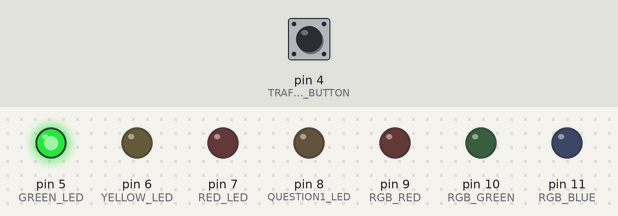
This sketch was run on a simulated Arduino Uno, built with avr-gcc and run on an emulated ATmega328P. Parts: output pins drawn as LEDs (lit = HIGH). The inputs (shaded band) are chosen by the test bench; at power-on: pin 4 (TRAFFIC_BUTTON) HIGH.

Above: at 1.2 s.
1.3 s: pin 4 (TRAFFIC_BUTTON) pulled LOW for 0.15 s
At 2.0 s:
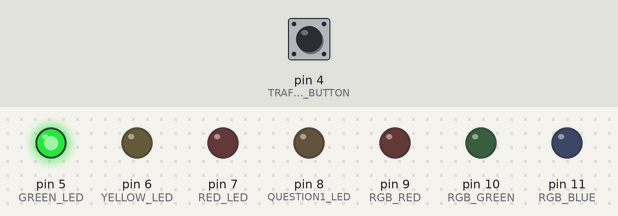
4.4 s: pin 4 (TRAFFIC_BUTTON) pulled LOW for 1 s
11.4 s: pin 4 (TRAFFIC_BUTTON) pulled LOW for 0.15 s
At 11.53 s:
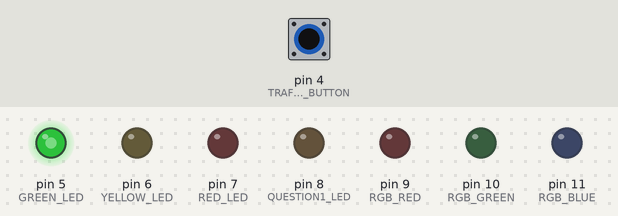
13.0 s: pin 4 (TRAFFIC_BUTTON) pulled LOW for 3.2 s
At 17.1 s:
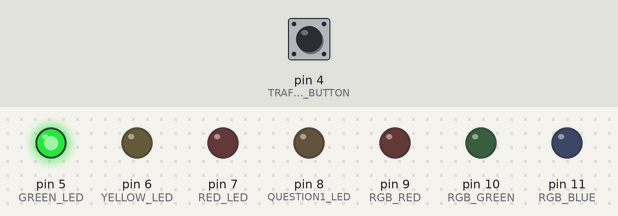
Timing chart, 0 to 18.6 s (numbered marks = the images above; inputs shaded):
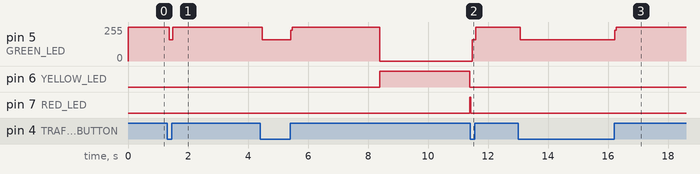

Measured:
- after the input at 1.3 s, pin 5 (GREEN_LED): 255/255 → 159/255 after 0.07 s, → 255/255 0.12 s later; pin 6 (YELLOW_LED): stays LOW (without the input it goes to HIGH after 1.7 s)
- after the input at 11.4 s, pin 5 (GREEN_LED): 0/255 → 159/255 after 0.07 s, → 255/255 0.12 s later; pin 7 (RED_LED): HIGH → LOW at once
- after the input at 13.0 s, pin 5 (GREEN_LED): 255/255 → 159/255 after 0.07 s, → 255/255 3.2 s later; pin 6 (YELLOW_LED): stays LOW (without the input it goes to HIGH after 1.6 s); pin 7 (RED_LED): stays LOW (without the input it goes to HIGH after 4.6 s)

The sketch:

Full_Task_1.ino
```cpp
/*
  ============================================================
              ARDUINO BASICS - WEEK #01
              Arduino Uno R3
  ============================================================

  QUESTION 1:
  Control an LED using two push buttons.

      Button 1 -> Turn LED ON
      Button 2 -> Turn LED OFF

  Hardware:
      ON button  = 100k pull-down resistor
      OFF button = 100k pull-up resistor

  NO software INPUT_PULLUP is used for Task 1.


  QUESTION 2:
  Traffic light using 3 LEDs.

      Green  -> 3 seconds
      Yellow -> 3 seconds
      Red    -> 3 seconds
      Repeat

  Hardware:
      Traffic button = 100k pull-up resistor

  BONUS:
  Pressing the button at any moment resets the traffic light
  back to GREEN and starts a new 3-second cycle.

  QUESTION 2 uses millis(), NOT delay().


  QUESTION 3:
  Traffic light using one RGB LED.

      Green  -> 3 seconds
      Yellow -> 3 seconds
      Red    -> 3 seconds
      Repeat

  A function with 3 parameters is used to control
  the RGB LED.


  ============================================================
*/


// ============================================================
// SELECT THE QUESTION
// ============================================================
//
// 1 = Task 1
// 2 = Task 2 + Bonus
// 3 = Task 3
//

#define CURRENT_QUESTION 2


// ============================================================
// QUESTION 1
// LED CONTROL USING TWO BUTTONS
// ============================================================

// LED connected to digital pin 8.
const byte QUESTION1_LED = 8;

// ON button connected to digital pin 2.
// Hardware pull-down resistor.
//
// Released = LOW
// Pressed  = HIGH
//
const byte BUTTON_ON = 2;

// OFF button connected to digital pin 3.
// Hardware pull-up resistor.
//
// Released = HIGH
// Pressed  = LOW
//
const byte BUTTON_OFF = 3;


// ------------------------------------------------------------
// Task 1 button states
// ------------------------------------------------------------

// Previous ON button state.
byte lastOnButtonState = LOW;

// Previous OFF button state.
byte lastOffButtonState = HIGH;


// ------------------------------------------------------------
// Task 1 debounce
// ------------------------------------------------------------

// Time when the ON button last changed.
unsigned long onLastChangeTime = 0;

// Time when the OFF button last changed.
unsigned long offLastChangeTime = 0;

// Debounce time.
const unsigned long debounceTime = 30;


// ============================================================
// QUESTION 2
// THREE-LED TRAFFIC LIGHT
// ============================================================

// Green LED connected to digital pin 5.
const byte GREEN_LED = 5;

// Yellow LED connected to digital pin 6.
const byte YELLOW_LED = 6;

// Red LED connected to digital pin 7.
const byte RED_LED = 7;

// Traffic-light reset button connected to digital pin 4.
const byte TRAFFIC_BUTTON = 4;


// ============================================================
// QUESTION 2
// TRAFFIC LIGHT STATES
// ============================================================

// 0 = Green
// 1 = Yellow
// 2 = Red
byte trafficState = 0;


// ============================================================
// QUESTION 2
// MILLIS TIMING
// ============================================================

// Time when the current traffic-light state started.
unsigned long previousMillis = 0;

// Each traffic-light color stays ON for 3 seconds.
const unsigned long trafficInterval = 3000;


// ------------------------------------------------------------
// Task 2 button states
// ------------------------------------------------------------

// Previous traffic button state.
//
// Pull-up resistor:
// Released = HIGH
//
byte lastTrafficButtonState = HIGH;

// Time when the traffic button last changed.
unsigned long trafficLastChangeTime = 0;


// ============================================================
// QUESTION 3
// RGB LED
// ============================================================

// RGB Red pin.
const byte RGB_RED = 9;

// RGB Green pin.
const byte RGB_GREEN = 10;

// RGB Blue pin.
const byte RGB_BLUE = 11;


// ============================================================
// QUESTION 3
// RGB COLOR VARIABLES
// ============================================================
//
// Common-cathode RGB LED:
//
// HIGH = ON
// LOW  = OFF
//

// GREEN
const byte GREEN_R = LOW;
const byte GREEN_G = HIGH;
const byte GREEN_B = LOW;

// YELLOW
const byte YELLOW_R = HIGH;
const byte YELLOW_G = HIGH;
const byte YELLOW_B = LOW;

// RED
const byte RED_R = HIGH;
const byte RED_G = LOW;
const byte RED_B = LOW;


// ============================================================
// SETUP
// ============================================================

void setup()
{
  // ==========================================================
  // QUESTION 1 SETUP
  // ==========================================================

  // Configure the LED as an output.
  pinMode(QUESTION1_LED, OUTPUT);

  // Configure ON button as a normal digital input.
  //
  // Hardware pull-down:
  // Released = LOW
  // Pressed  = HIGH
  //
  pinMode(BUTTON_ON, INPUT);

  // Configure OFF button as a normal digital input.
  //
  // Hardware pull-up:
  // Released = HIGH
  // Pressed  = LOW
  //
  pinMode(BUTTON_OFF, INPUT);


  // ==========================================================
  // QUESTION 2 SETUP
  // ==========================================================

  // Configure traffic LEDs as outputs.
  pinMode(GREEN_LED, OUTPUT);
  pinMode(YELLOW_LED, OUTPUT);
  pinMode(RED_LED, OUTPUT);

  // Configure traffic button as a normal input.
  //
  // NOTE:
  // Used INPUT_PULLUP
  // INPUT is correct.
  //
  pinMode(TRAFFIC_BUTTON, INPUT_PULLUP);


  // ==========================================================
  // QUESTION 3 SETUP
  // ==========================================================

  // Configure RGB pins as outputs.
  pinMode(RGB_RED, OUTPUT);
  pinMode(RGB_GREEN, OUTPUT);
  pinMode(RGB_BLUE, OUTPUT);


  // ==========================================================
  // INITIAL STATE
  // ==========================================================

  // Turn OFF Task 1 LED.
  digitalWrite(QUESTION1_LED, LOW);

  // Turn OFF traffic LEDs.
  digitalWrite(GREEN_LED, LOW);
  digitalWrite(YELLOW_LED, LOW);
  digitalWrite(RED_LED, LOW);

  // Turn OFF RGB LED.
  setRGB(LOW, LOW, LOW);


  // ==========================================================
  // START QUESTION 2
  // ==========================================================

  if (CURRENT_QUESTION == 2)
  {
    // Start with GREEN.
    trafficState = 0;

    // Turn GREEN ON.
    digitalWrite(GREEN_LED, HIGH);

    // Start the traffic-light timer.
    previousMillis = millis();

    // Read the initial button state.
    lastTrafficButtonState = digitalRead(TRAFFIC_BUTTON);
  }
}


// ============================================================
// MAIN LOOP
// ============================================================

void loop()
{
  // Run Task 1.
  if (CURRENT_QUESTION == 1)
  {
    task1();
  }

  // Run Task 2.
  else if (CURRENT_QUESTION == 2)
  {
    task2();
  }

  // Run Task 3.
  else if (CURRENT_QUESTION == 3)
  {
    task3();
  }
}


// ============================================================
// QUESTION 1
// TWO BUTTON LED CONTROL
// ============================================================

void task1()
{
  // Read the ON button.
  byte onButtonState = digitalRead(BUTTON_ON);

  // Read the OFF button.
  byte offButtonState = digitalRead(BUTTON_OFF);


  // ==========================================================
  // ON BUTTON
  // ==========================================================

  // Detect a change in the ON button.
  if (onButtonState != lastOnButtonState)
  {
    // Restart debounce timer.
    onLastChangeTime = millis();

    // Save the new state.
    lastOnButtonState = onButtonState;
  }


  // Check whether the ON button has remained
  // stable for the debounce period.
  if (millis() - onLastChangeTime >= debounceTime)
  {
    // ON button is pressed when state is HIGH.
    if (onButtonState == HIGH)
    {
      // Turn ON the LED.
      digitalWrite(QUESTION1_LED, HIGH);
    }
  }


  // ==========================================================
  // OFF BUTTON
  // ==========================================================

  // Detect a change in the OFF button.
  if (offButtonState != lastOffButtonState)
  {
    // Restart debounce timer.
    offLastChangeTime = millis();

    // Save the new state.
    lastOffButtonState = offButtonState;
  }


  // Check whether the OFF button has remained
  // stable for the debounce period.
  if (millis() - offLastChangeTime >= debounceTime)
  {
    // OFF button is pressed when state is LOW.
    if (offButtonState == LOW)
    {
      // Turn OFF the LED.
      digitalWrite(QUESTION1_LED, LOW);
    }
  }
}


// ============================================================
// QUESTION 2
// TRAFFIC LIGHT + RESET BUTTON
// ============================================================

void task2()
{
  // ----------------------------------------------------------
  // CHECK THE BUTTON
  // ----------------------------------------------------------

  // Read the current button state.
  byte trafficButtonState = digitalRead(TRAFFIC_BUTTON);


  // ----------------------------------------------------------
  // BUTTON DEBOUNCE
  // ----------------------------------------------------------

  // Detect a change in the button.
  if (trafficButtonState != lastTrafficButtonState)
  {
    // Restart the debounce timer.
    trafficLastChangeTime = millis();

    // Save the new button state.
    lastTrafficButtonState = trafficButtonState;
  }


  // Check whether the button has been stable
  // for the debounce period.
  if (millis() - trafficLastChangeTime >= debounceTime)
  {
    // Because we use a pull-up:
    //
    // HIGH = released
    // LOW  = pressed
    //
    // A LOW state means the button is pressed.

    if (trafficButtonState == LOW)
    {
      // Reset the traffic light.
      resetTrafficLight();

      // Wait for button release logically.
      //
      // We don't use delay().
      //
      // Resetting lastTrafficButtonState prevents
      // repeated resets caused by the same press.
      lastTrafficButtonState = LOW;
    }
  }


  // ----------------------------------------------------------
  // TRAFFIC LIGHT TIMER
  // ----------------------------------------------------------

  // Get current time.
  unsigned long currentMillis = millis();


  // Check whether 3 seconds have passed.
  if (currentMillis - previousMillis >= trafficInterval)
  {
    // Restart the timer.
    previousMillis = currentMillis;


    // Move to the next state.
    trafficState++;


    // After RED, return to GREEN.
    if (trafficState > 2)
    {
      trafficState = 0;
    }


    // Update the LEDs.
    updateTrafficLight();
  }
}


// ============================================================
// QUESTION 2
// RESET TRAFFIC LIGHT
// ============================================================

void resetTrafficLight()
{
  // Turn OFF all traffic LEDs.
  digitalWrite(GREEN_LED, LOW);
  digitalWrite(YELLOW_LED, LOW);
  digitalWrite(RED_LED, LOW);


  // Set state to GREEN.
  trafficState = 0;


  // Turn GREEN ON.
  digitalWrite(GREEN_LED, HIGH);


  // Restart the 3-second timer.
  previousMillis = millis();
}


// ============================================================
// QUESTION 2
// UPDATE TRAFFIC LIGHT
// ============================================================

void updateTrafficLight()
{
  // Turn OFF all LEDs first.
  digitalWrite(GREEN_LED, LOW);
  digitalWrite(YELLOW_LED, LOW);
  digitalWrite(RED_LED, LOW);


  // GREEN
  if (trafficState == 0)
  {
    digitalWrite(GREEN_LED, HIGH);
  }


  // YELLOW
  else if (trafficState == 1)
  {
    digitalWrite(YELLOW_LED, HIGH);
  }


  // RED
  else if (trafficState == 2)
  {
    digitalWrite(RED_LED, HIGH);
  }
}


// ============================================================
// QUESTION 3
// RGB TRAFFIC LIGHT
// ============================================================

void task3()
{
  // GREEN
  setRGB(GREEN_R, GREEN_G, GREEN_B);

  // Wait 3 seconds.
  delay(3000);


  // YELLOW
  setRGB(YELLOW_R, YELLOW_G, YELLOW_B);

  // Wait 3 seconds.
  delay(3000);


  // RED
  setRGB(RED_R, RED_G, RED_B);

  // Wait 3 seconds.
  delay(3000);


  // Turn OFF RGB LED.
  setRGB(LOW, LOW, LOW);
}


// ============================================================
// QUESTION 3
// RGB LED CONTROL FUNCTION
// ============================================================
//
// This function has exactly 3 parameters:
//
// redValue
// greenValue
// blueValue
//

void setRGB(byte redValue, byte greenValue, byte blueValue)
{
  // Control RED.
  digitalWrite(RGB_RED, redValue);

  // Control GREEN.
  digitalWrite(RGB_GREEN, greenValue);

  // Control BLUE.
  digitalWrite(RGB_BLUE, blueValue);
}
```
